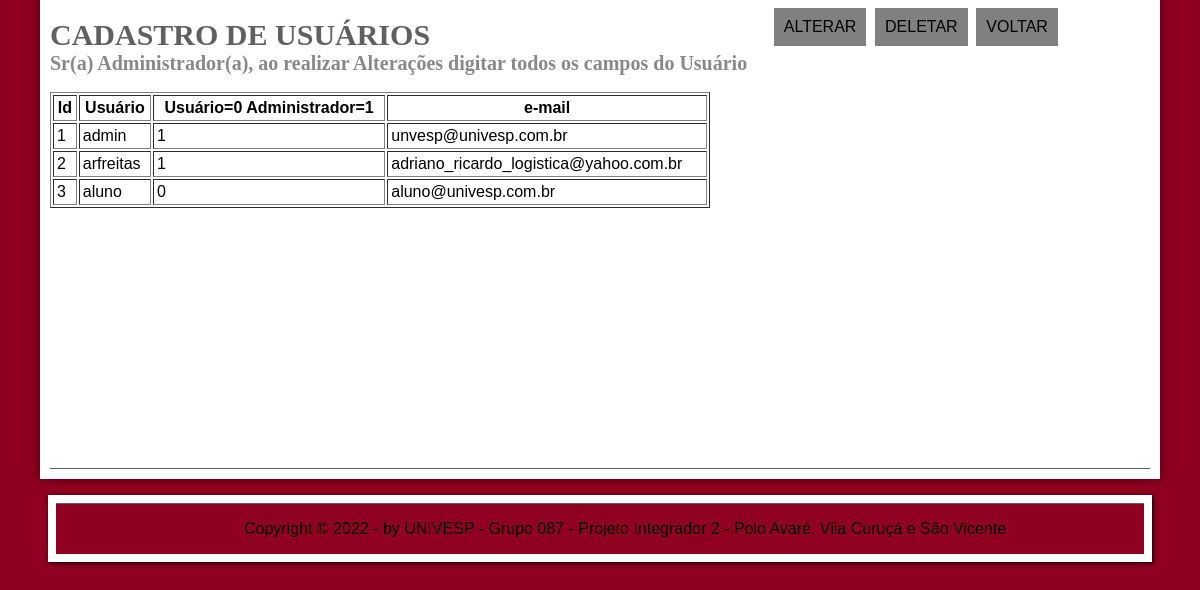
The app's page /administracao.php (signed in) with its own data.
### tables this page shows
CREATE TABLE `users` (
  `id` int(11) NOT NULL,
  `username` varchar(50) NOT NULL,
  `password` varchar(255) NOT NULL,
  `created_at` datetime DEFAULT current_timestamp(),
  `idade` text NOT NULL,
  `sexo` varchar(50) NOT NULL,
  `email` varchar(100) NOT NULL,
  `nivel` int(11) NOT NULL
);

### administracao.php (the view, shortened to what this page needs)
<?php
include "conectar2.php";
$sql = "SELECT id, username, email, nivel FROM users";
$result = $con->query($sql);
?>
<!DOCTYPE html>
<html lang="pt-br">
<head>
	<link rel="stylesheet" type="text/css" href="_css/estilo2.css" />
</head>
<body>
	<div id="interface">
		<header id="cabecalho">
			<hgroup>
				<h1>CADASTRO DE USUÁRIOS</h1>
				<h2>Sr(a) Administrador(a), ao realizar Alterações digitar todos os campos do Usuário</h2>
			</hgroup>
			<nav id="menu">
				<ul>
					<li><a onclick="alterarUsuario()">Alterar</a></li>
					<li><a onclick="deletarUsuario()">Deletar</a></li>
					<li><a href="welcome2.php">Voltar</a></li>
				</ul>
			</nav>
			<div class="tabela_usuarios">
				<?php
				if ($result !== false && $result->num_rows > 0) {
					echo '
				<table border="1" cellspacing="2" cellpadding="3" style="width: 60%">
					<tr>
						<th>Id</th>
						<th>Usuário</th>
						<th>Usuário=0   Administrador=1</th>
						<th>e-mail</th>
					</tr>
				';
					while ($row = $result->fetch_assoc()) {
						echo '
						<tr>
							<td>' . $row['id'] . '</td>
							<td>' . $row['username'] . '</td>
							<td>' . $row['nivel'] . '</td>
							<td>' . $row['email'] . '</td>
						</tr>';
					}
					echo "</table>";
				} else {
					echo "Não há registros";
				}
				?>
			</div>
		</header>
	</div>
</body>
<figure class="foto-legenda">
		<footer id="rodape">
			<p>Copyright &copy; 2022 - by UNIVESP - Grupo 087 - Projeto Integrador 2 - Polo Avaré, Vila Curuçá e São Vicente</p>
		</footer>
	</figure>
</html>

### _css/estilo2.css (style rules this page uses)
body { font-family:Arial, sans-serif; background-color: #900020; color: rgba(0,0,0,1); }
div#interface { width:1100px; background-color:#ffffff; margin:-20px auto 0px auto; box-shadow: 0px 0px 10px rgba(0,0,0,.5); padding: 10px; }
p { text-align: justify; text-indent: 50px; }
a { color: #606060; text-decoration:none; }
header#cabecalho { border-bottom: 1px #606060 solid; height: 450px; background: 0px 100px; }
header#cabecalho h1 { font-family: 'Indie Flower', cursive; font-size:30px; color: #606060; text-shadow: 1px 1px 1px rgba (0,0,0,.6); padding:0px; margin-bottom:0px; }
header#cabecalho h2 { font-family: 'Indie Flower', cursive; font-size:30pt; color: #888888; font-size:15pt; padding:0px; margin-top:0px; }
figure.foto-legenda { position: relative; border: 8px solid white; box-shadow: 1px 1px 4px black; }
nav#menu { display:block; }
nav#menu ul { list-style:none; text-transform:uppercase; position: absolute; top:-10px; right: 140px; }
nav#menu ul { list-style: none; text-transform: uppercase; }
nav#menu li { display: inline-block; background-color: #808080; padding: 10px; margin: 2.1px; transition:background-color 1s; }
nav#menu a { color:#000000; text-decoration: none; cursor: pointer; }
footer#rodape { clear : both; border-top: 1px solid #606060; }
footer#rodape p { text-align:center; }

### records on screen
users: id "1", username "admin", nivel "1", email "unvesp@univesp.com.br"
users: id "2", username "arfreitas", nivel "1", email "adriano_ricardo_logistica@yahoo.com.br"
users: id "3", username "aluno", nivel "0", email "aluno@univesp.com.br"
